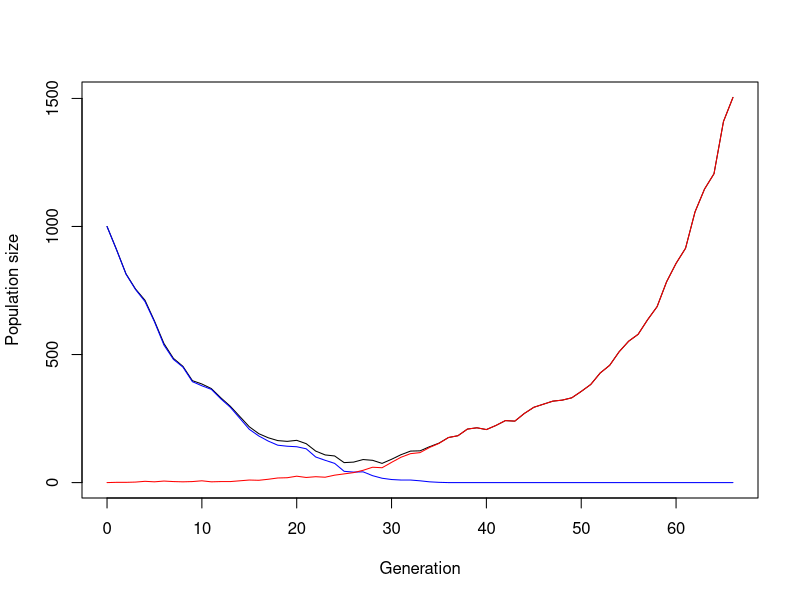
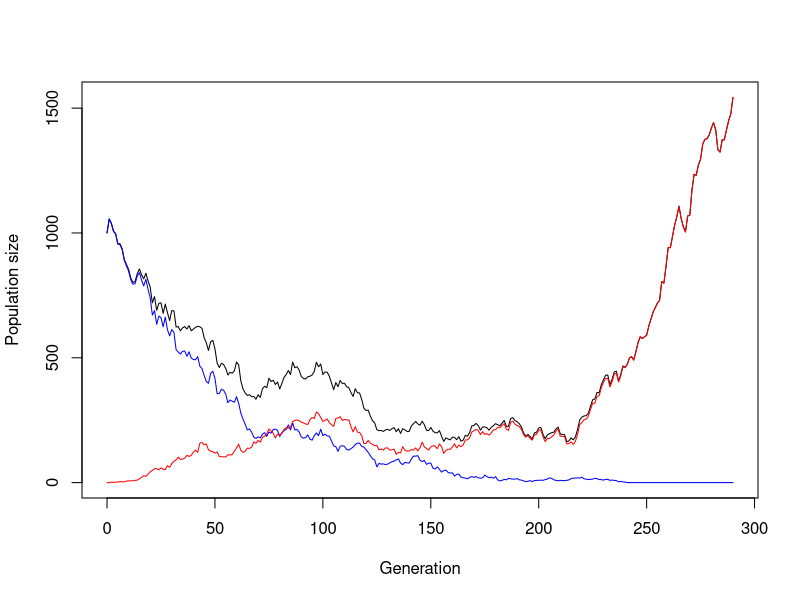
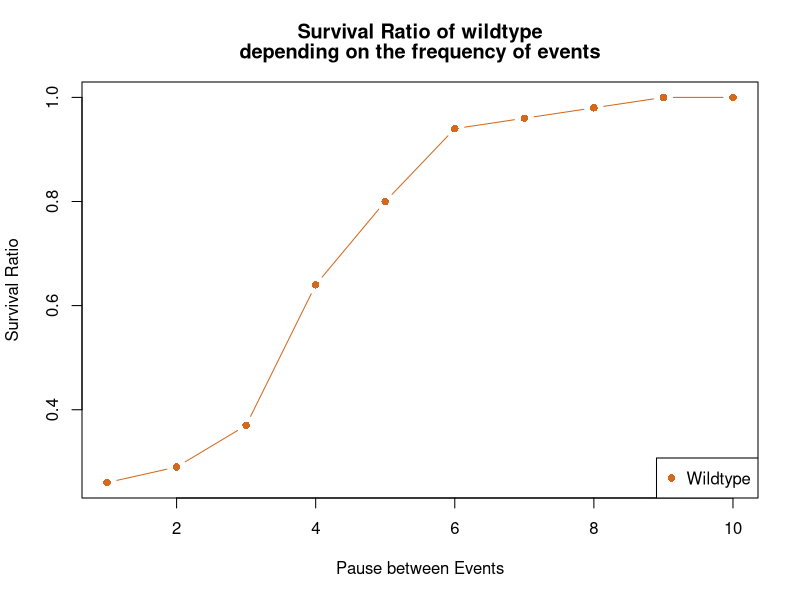
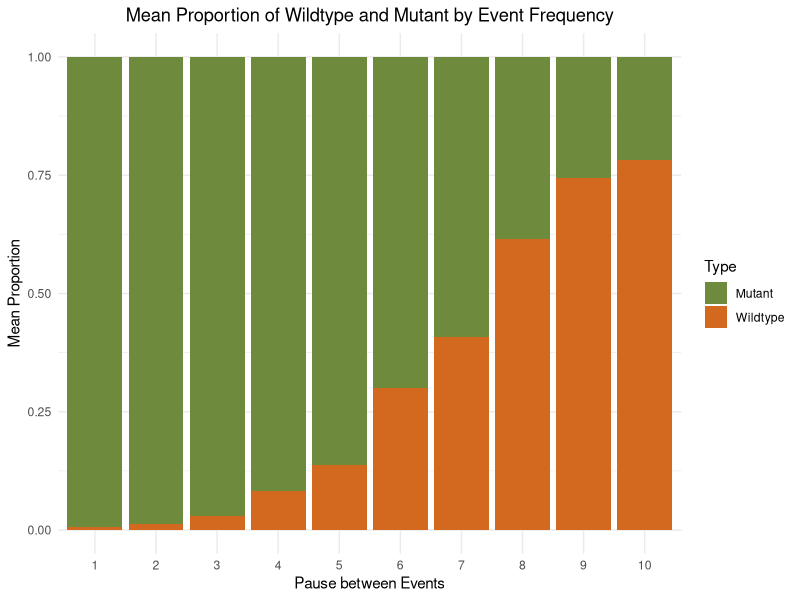
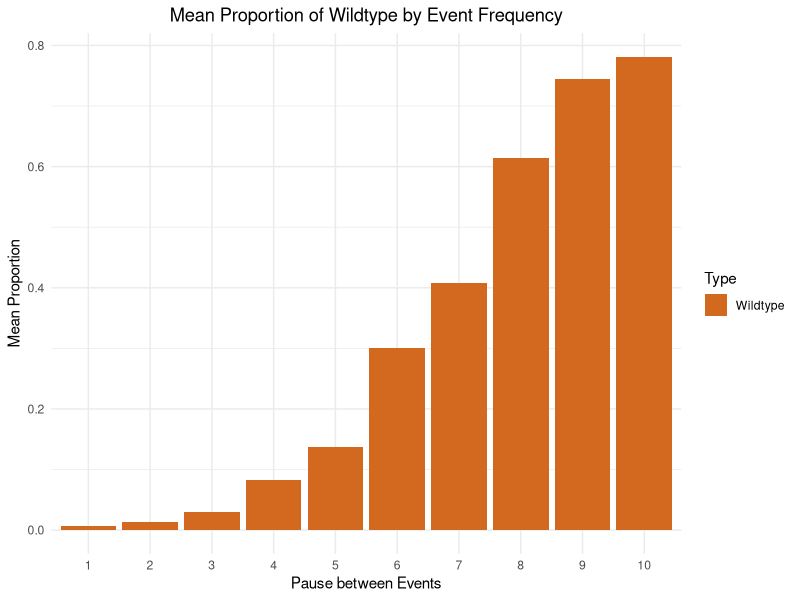
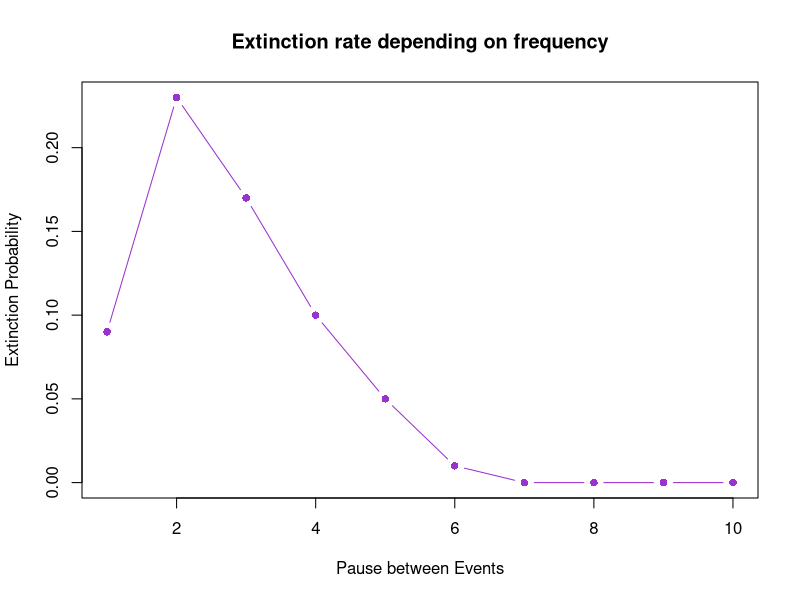
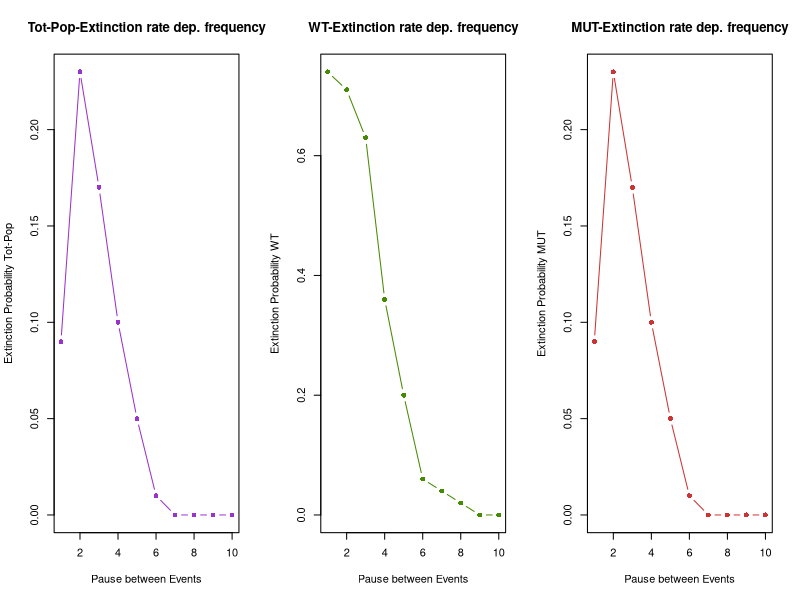
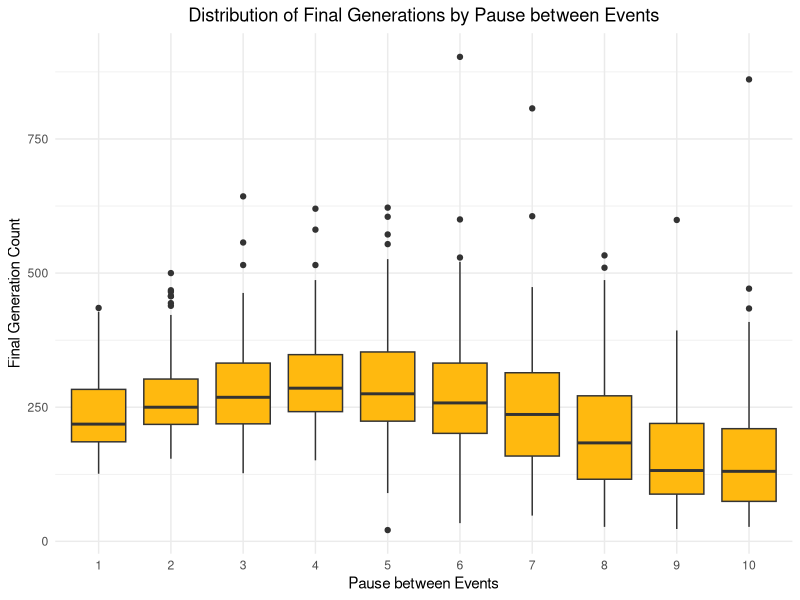

The R script that drew these images, in order:
## ---- chunk 1
#Original

simulate_one_gen <- function(N_a, N_A, decay_rate, sel_coeff, mut_rate) {
  # draw offspring according to Poisson distribution
  offsp_a <- rpois(1, N_a * (1-decay_rate))
  offsp_A <- rpois(1, N_A * (1-decay_rate+sel_coeff))
  # draw new mutants according to Poisson distribution
  mut_a_to_A <- rpois(1, offsp_a * mut_rate)
  
  # determine new population sizes of wild type and mutant
  N_a_new <- max(offsp_a - mut_a_to_A, 0)
  N_A_new <-  offsp_A + mut_a_to_A
  
  return(c(N_a_new, N_A_new))
}
# Test the function
print(simulate_one_gen(100,0,0.1,0.2,0.001))
## ---- chunk 2
#Original

simulate_pop <- function(N_init_a, N_init_A, decay_rate, sel_coeff, mut_rate, t_max) {
  # Create the vector in which to save the results
  pop_vector <- c(N_init_a, N_init_A)
  # initiate the variables
  pop_new <- c(N_init_a, N_init_A)
  
  # run the simulation until generation t_max
  for (i in 1:t_max+1) {
    # redefine the current population one generation later
    pop_new <- simulate_one_gen(pop_new[1],pop_new[2], decay_rate, sel_coeff, mut_rate)
    # add the new population sizes to the output vector
    pop_vector <- rbind(pop_vector,pop_new)
    # condition to stop the simulation before t_max: either the population exceeds 1.5 times the original population size, or it goes extinct
    if (pop_new[1]+pop_new[2]>=1.5*(N_init_a+ N_init_A) | pop_new[1]+pop_new[2]==0) break
  }
  
  # define the row and column names of the output vector
  rownames(pop_vector) <- (0:t_max)[1:length(pop_vector[,1])] # note that the vector has to be cut if the simulation stopped early
  colnames(pop_vector) <- c("a","A")
  # return the result
  return(pop_vector)	
}


# Test the function and plot the result
# set t_max to a value to be used througout
max_gen <- 1000
# create your simulation data, without mut_rate & sel_coeff and a higher decay_rate
output <- simulate_pop(1000,0,0.1,0.2,0.001,max_gen)
# show the last few lines of the data table
print(output)
# plot the output - note that the plot range and the x axis have to be adjusted based on the length of the table
# determine x axis range 
x_range <- 0:(length(output[,1])-1)
# this plots the total population size
plot(x_range,output[,1]+output[,2],type='l',ylim=c(0,max(output[,1]+output[,2])),xlab = "Generation",ylab = "Population size")
# add number of wild type individuals
lines(x_range,output[,1], col="blue")
# add number of mutant individuals
lines(x_range,output[,2], col="red")
## ---- chunk 3
t_pause = 1 #t_switch, time between events
t_event = 5 #duration of event (Working: 5)
t_switch = t_pause
sel_coeff = 0.0

#flooding_table <- c()

simulate_pop <- function(N_init_a, N_init_A, decay_rate, sel_coeff, mut_rate, t_max, t_pause) {
  # Create the vector in which to save the results
  pop_vector <- c(N_init_a, N_init_A)
  # initiate the variables
  pop_new <- c(N_init_a, N_init_A)
  
  ph = 0 #phase in the beginning of the simulation

  
  # run the simulation until generation t_max
  for (i in 1:t_max+1) {
    if(ph %%2 == 0){ #checking in which phase the simulation is, still needs fine-tuning
    decay_rate = -0.02 #no event - parameters
    sel_coeff = -0.015 #(Working: -0.02 & -0.015)
  }else{
    decay_rate = 0.03 #event - parameters
    sel_coeff = 0.05 #(Working: 0.03 & 0.05)
  }

  if (i >= t_switch) { #changing the phase number, if the simulation is at the end of the phase
    if(ph %% 2 == 0) {
      t_switch = t_switch + t_event
      ph = ph + 1
    }else{
      t_switch = t_switch + t_pause
      ph = ph + 1
    }
  }
    
    # redefine the current population one generation later
    pop_new <- simulate_one_gen(pop_new[1],pop_new[2], decay_rate, sel_coeff, mut_rate)
    # add the new population sizes to the output vector
    pop_vector <- rbind(pop_vector,pop_new)
    # condition to stop the simulation before t_max: either the population exceeds 1.5 times the original population size, or it goes extinct
    if (pop_new[1]+pop_new[2]>=1.5*(N_init_a+ N_init_A) | pop_new[1]+pop_new[2]==0) break
  }
  
  # define the row and column names of the output vector
  rownames(pop_vector) <- (0:t_max)[1:length(pop_vector[,1])] # note that the vector has to be cut if the simulation stopped early
  colnames(pop_vector) <- c("WT","Mut")
  # return the result
  return(pop_vector)	
}

# Test the function and plot the result
# set t_max to a value to be used throughout
max_gen <- 1000
# create your simulation data
output <- simulate_pop(1000,0,0.35,0.01,0.001,max_gen, t_pause) #(Working: 1000, 0, 0.35, 0.01, 0.001, max_gen)
# show the last few lines of the data table
print(tail(output))
# plot the output - note that the plot range and the x axis have to be adjusted based on the length of the table
# determine x axis range 
x_range <- 0:(length(output[,1])-1)
# this plots the total population size
plot(x_range,output[,1]+output[,2],type='l',ylim=c(0,max(output[,1]+output[,2])),xlab = "Generation",ylab = "Population size")
# add number of wild type individuals
lines(x_range,output[,1], col="blue")
# add number of mutant individuals
lines(x_range,output[,2], col="red")

## ---- chunk 4
# Set some parameters to fixed values
init_a <- 1000
init_A <- 0
m_rate <- 0.001
max_gen <- 1000
no_replicates <- 100

# Frequencies to vary
frequencies <- c(1:10)

# Initialize data tables to collect results
data_table_Pop <- c()
data_table_Nw <- c()
data_table_Nm <- c()
data_table_comp <- c()

# Initialize counters for survival
surviving_Nw <- numeric(length(frequencies))
surviving_Nm <- numeric(length(frequencies))

# Run the simulation across all chosen parameters
for (t_pause in frequencies) {
  i <- 1
  repeat {
    # Run the simulation once
    one_run <- simulate_pop(init_a, init_A, 0, 0, m_rate, max_gen, t_pause)
    
    # Determine the final sizes of the populations
    size_wt <- one_run[nrow(one_run), 1]
    size_mut <- one_run[nrow(one_run), 2]
    
    # Count surviving populations
    if (size_wt > 0) {
      surviving_Nw[t_pause] <- surviving_Nw[t_pause] + 1
    }
    if (size_mut > 0) {
      surviving_Nm[t_pause] <- surviving_Nm[t_pause] + 1
    }

    # Enter the data into the tables
    final_size <- size_wt + size_mut
    final_gen <- nrow(one_run)
    
    data_table_Pop <- rbind(data_table_Pop, c(t_pause, final_size, final_gen))
    data_table_Nw <- rbind(data_table_Nw, c(t_pause, size_wt, final_gen))
    data_table_Nm <- rbind(data_table_Nm, c(t_pause, size_mut, final_gen))
    
    portion_WT <- size_wt / final_size
    portion_Mut <- size_mut / final_size
    
    data_table_comp <- rbind(data_table_comp, c(t_pause, portion_WT, portion_Mut))
    
    # Stop after the specified number of replicates
    if (i >= no_replicates) break
    i <- i + 1
  }
}

# Define column names of data tables
colnames(data_table_Pop) <- c("f", "Final Pop", "final_gen")
colnames(data_table_Nw) <- c("f", "Final WT", "final_gen")
colnames(data_table_Nm) <- c("f", "Final Mut", "final_gen")
colnames(data_table_comp) <- c("f", "Proportion_WT", "Proportion_Mut")

# Calculate ratios of surviving populations
ratios <- data.frame(
  t_pause = frequencies,
  Nw_survival_ratio = surviving_Nw / no_replicates,
  Nm_survival_ratio = surviving_Nm / no_replicates
)

#plot(ratios[,1], ratios[,2], xlab = "Frequencies of events", ylab = "Survival-ratio", main = "Survival-ratio of WT", col = "chocolate", type = "p", )
#lines(ratios[,1], ratios[,3], col = "darkolivegreen4", type = "l")

## ---- chunk 5
# Ensure ratios are numeric
ratios$t_pause <- as.numeric(as.character(ratios$t_pause))
ratios$Nw_survival_ratio <- as.numeric(as.character(ratios$Nw_survival_ratio))
ratios$Nm_survival_ratio <- as.numeric(as.character(ratios$Nm_survival_ratio))

# Plot for Wildtype survival ratio
#par(mfrow = c(1,2))

plot(ratios$t_pause, ratios$Nw_survival_ratio, 
     xlab = "Pause between Events", 
     ylab = "Survival Ratio", 
     main = c(paste("Survival Ratio of wildtype"), paste("depending on the frequency of events")), 
     col = "chocolate", 
     type = "b",
     pch = c(16))  # Use a solid circle for points

# Add lines for Mutation survival ratio
#plot(ratios$t_pause, ratios$Nm_survival_ratio, 
      #col = "darkolivegreen4", 
      #type = "b")  # Use points and lines

# Optionally, add a legend
legend("bottomright", legend = c("Wildtype"), 
       col = c("chocolate"),
       pch = c(16, NA))

## ---- chunk 6
mean_comp_tot <- c()

mean_comp_WT <- aggregate(data_table_comp[,2]~ f, data = data_table_comp, FUN = mean)
mean_comp_Mut <- aggregate(data_table_comp[,3] ~ f, data = data_table_comp, FUN = mean)
mean_comp_tot <- rbind(mean_comp_tot, c(mean_comp_WT, mean_comp_Mut))

# Load necessary libraries
library(ggplot2)
library(dplyr)
library(tidyr)

# Combine the two data frames into one
# Ensure the names are consistent for merging
colnames(mean_comp_WT) <- c("f", "Proportion_WT")
colnames(mean_comp_Mut) <- c("f", "Proportion_Mut")

# Merge the data
mean_comp <- merge(mean_comp_WT, mean_comp_Mut, by = "f")

# Reshape the data into long format for ggplot2
mean_comp_long <- mean_comp %>%
  pivot_longer(cols = c("Proportion_WT", "Proportion_Mut"), 
               names_to = "Type", 
               values_to = "Proportion")

# Plot the stacked bar chart
ggplot(mean_comp_long, aes(x = as.factor(f), y = Proportion, fill = Type)) +
  geom_bar(stat = "identity", position = "stack") +
  labs(x = "Pause between Events", 
       y = "Mean Proportion", 
       title = "Mean Proportion of Wildtype and Mutant by Event Frequency") +
  scale_fill_manual(values = c("Proportion_WT" = "chocolate", "Proportion_Mut" = "darkolivegreen4"),
                    labels = c("Mutant","Wildtype")) +
  theme_minimal() +
    theme(plot.title = element_text(hjust = 0.5))  # Center the title



#library(ggplot2)

#ggplot(data_table_comp, aes(fill=condition, y=data_table_comp$, x=specie)) + 
    #geom_bar(position="dodge", stat="identity")

## ---- chunk 7
mean_comp_WT_long <- mean_comp %>%
  pivot_longer(cols = "Proportion_WT", 
               names_to = "Type", 
               values_to = "Proportion")
ggplot(mean_comp_WT_long, aes(x = as.factor(f), y = Proportion, fill = Type)) +
  geom_bar(stat = "identity", position = "stack") +
  labs(x = "Pause between Events", 
       y = "Mean Proportion", 
       title = "Mean Proportion of Wildtype by Event Frequency") +
  scale_fill_manual(values = ("Proportion_WT" = "chocolate"),
                    labels = ("Wildtype")) +
  theme_minimal() +
    theme(plot.title = element_text(hjust = 0.5))
## ---- chunk 8
#data_table_Pop
# Ensure data_table_Pop is a data frame
data_table_Pop <- as.data.frame(data_table_Pop)

# Set column names (if not already set)
colnames(data_table_Pop) <- c("f", "Final_Pop", "final_gen")

# Initialize a vector to store extinction ratios for each frequency
extinction_ratios <- numeric(length(frequencies))

# Calculate extinction ratios for each frequency
for (t_pause in frequencies) {
  # Filter data for the current frequency
  current_data <- subset(data_table_Pop, f == t_pause)
  
  # Count how many populations went extinct (Final Pop == 0)
  extinct_count <- sum(current_data$Final_Pop == 0)
  
  # Calculate the extinction ratio (extinct_count / no_replicates)
  extinction_ratios[t_pause] <- extinct_count / no_replicates
}

# Create a data frame for extinction ratios
extinction_df <- data.frame(
  t_pause = frequencies,
  extinction_ratio = extinction_ratios
)

# Print or view the extinction ratios
print(extinction_df)

plot(extinction_df[,1], extinction_df[,2], 
     type = "b", 
     pch = 16, 
     col = "darkorchid3",
     ylab = "Extinction Probability", 
     xlab = "Pause between Events",
     main = "Extinction rate depending on frequency")

## ---- chunk 9
par(mfrow = c(1,3))
#data_table_Pop
# Ensure data_table_Pop is a data frame
data_table_Pop <- as.data.frame(data_table_Pop)

# Set column names (if not already set)
colnames(data_table_Pop) <- c("f", "Final_Pop", "final_gen")

# Initialize a vector to store extinction ratios for each frequency
extinction_ratios <- numeric(length(frequencies))

# Calculate extinction ratios for each frequency
for (t_pause in frequencies) {
  # Filter data for the current frequency
  current_data <- subset(data_table_Pop, f == t_pause)
  
  # Count how many populations went extinct (Final Pop == 0)
  extinct_count <- sum(current_data$Final_Pop == 0)
  
  # Calculate the extinction ratio (extinct_count / no_replicates)
  extinction_ratios[t_pause] <- extinct_count / no_replicates
}

# Create a data frame for extinction ratios
extinction_df <- data.frame(
  t_pause = frequencies,
  extinction_ratio = extinction_ratios
)

# Print or view the extinction ratios
print(extinction_df)

plot(extinction_df[,1], extinction_df[,2], 
     type = "b", 
     pch = 16, 
     col = "darkorchid3",
     ylab = "Extinction Probability Tot-Pop", 
     xlab = "Pause between Events",
     main = "Tot-Pop-Extinction rate dep. frequency")

#data_table_Pop
# Ensure data_table_Pop is a data frame
data_table_Nw <- as.data.frame(data_table_Nw)

# Set column names (if not already set)
colnames(data_table_Nw) <- c("f", "Final_Pop", "final_gen")

# Initialize a vector to store extinction ratios for each frequency
extinction_ratios_WT <- numeric(length(frequencies))

# Calculate extinction ratios for each frequency
for (t_pause in frequencies) {
  # Filter data for the current frequency
  current_data_WT <- subset(data_table_Nw, f == t_pause)
  
  # Count how many populations went extinct (Final Pop == 0)
  extinct_count_WT <- sum(current_data_WT$Final_Pop == 0)
  
  # Calculate the extinction ratio (extinct_count / no_replicates)
  extinction_ratios_WT[t_pause] <- extinct_count_WT / no_replicates
}

# Create a data frame for extinction ratios
extinction_WT_df <- data.frame(
  t_pause = frequencies,
  extinction_ratio_WT = extinction_ratios_WT
)

# Print or view the extinction ratios
print(extinction_WT_df)

plot(extinction_WT_df[,1], extinction_WT_df[,2], 
     type = "b", 
     pch = 16, 
     col = "chartreuse4",
     ylab = "Extinction Probability WT", 
     xlab = "Pause between Events",
     main = "WT-Extinction rate dep. frequency")


#data_table_Pop
# Ensure data_table_Pop is a data frame
data_table_Nm <- as.data.frame(data_table_Nm)

# Set column names (if not already set)
colnames(data_table_Nm) <- c("f", "Final_Pop", "final_gen")

# Initialize a vector to store extinction ratios for each frequency
extinction_ratios_MUT <- numeric(length(frequencies))

# Calculate extinction ratios for each frequency
for (t_pause in frequencies) {
  # Filter data for the current frequency
  current_data_MUT <- subset(data_table_Nm, f == t_pause)
  
  # Count how many populations went extinct (Final Pop == 0)
  extinct_count_MUT <- sum(current_data_MUT$Final_Pop == 0)
  
  # Calculate the extinction ratio (extinct_count / no_replicates)
  extinction_ratios_MUT[t_pause] <- extinct_count_MUT / no_replicates
}

# Create a data frame for extinction ratios
extinction_MUT_df <- data.frame(
  t_pause = frequencies,
  extinction_ratio_MUT = extinction_ratios_MUT
)

# Print or view the extinction ratios
print(extinction_MUT_df)

plot(extinction_MUT_df[,1], extinction_MUT_df[,2], 
     type = "b", 
     pch = 16, 
     col = "brown3",
     ylab = "Extinction Probability MUT", 
     xlab = "Pause between Events",
     main = "MUT-Extinction rate dep. frequency")
par(mfrow= c(1,1))
## ---- chunk 10
ggplot(data_table_Pop, aes(x = as.factor(f), y = final_gen)) +
  geom_boxplot(fill = "darkgoldenrod1") +
  labs(x = "Pause between Events", y = "Final Generation Count", 
       title = "Distribution of Final Generations by Pause between Events") +
  theme_minimal() +
  theme(plot.title = element_text(hjust = 0.5))  # Center the title


## ---- chunk 11
ggplot(data_table_Pop, aes(x = final_gen, fill = as.factor(f))) +
  geom_histogram(binwidth = 10, position = "identity", alpha = 0.6) +
  labs(x = "Final Generation Count", y = "Count", 
       title = "Histogram of Final Generations by Pause between Events") +
  theme_minimal() +
  scale_fill_discrete(name = "Pause btw. Events") +
  theme(plot.title = element_text(hjust = 0.5))  # Center the title

## ---- chunk 12

# Filter for populations that went extinct (Final_Pop == 0)
extinct_pop <- subset(data_table_Pop, Final_Pop == 0)

# Select only the frequency and generation of extinction
extinct_data <- extinct_pop[, c("f", "final_gen")]

# Optionally, rename columns for clarity
colnames(extinct_data) <- c("Frequency", "Extinction_Generation")

# View or print the resulting data
print(extinct_data)

#Plot the data
ggplot(extinct_data, aes(x=Frequency, y=Extinction_Generation)) +
       geom_point(col = "aquamarine4", pch = 19) +
  geom_smooth(method=lm , color="coral", se=FALSE) + 
  labs(title = "Generation of Extinction across different Frequencies", x = "Pause between Events", y = "Extinction Generation") +
  theme_bw() +
  theme(
    legend.position = c(.95, .95),
    legend.justification = c("right", "top"),
    legend.box.just = "right",
    legend.margin = margin(6, 6, 6, 6)
    ) +
  theme(plot.title = element_text(hjust = 0.5)) + # Center the title
  scale_x_continuous(breaks = 1:10, limits = c(1,10)) # Set x-axis to show only natural numbers 1 through 10
